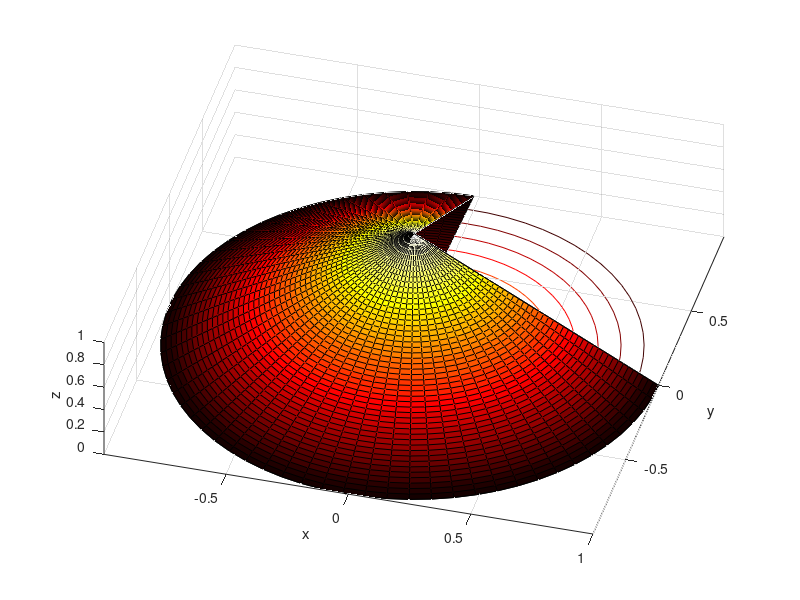

MATLAB code to generate this figure:
phi_v = linspace(0, 360, 72);
r_v = linspace(0, 1, 50);

[phi, r] = meshgrid(phi_v, r_v);

x = r .* cosd(phi);
y = r .* sind(phi);
z1 = 1 - r;
z1(x > 0 & y > 0) = NaN;

figure(1);
clf;
surf(x, y, z1);
xlabel 'x';
ylabel 'y';
zlabel 'z';
hold all;

z2 = (1 - r) / 4;
z2(x > 0 & y > 0) = NaN;
surf(x, y, z2);
colormap hot;

z3 = (1 - r);
contour(x, y, z3);

loops = 40;
M(loops) = struct('cdata',[],'colormap',[]);

for j = 1 : loops
    view(15, 30 + j);
    drawnow;
    M(j) = getframe;    
end

for i = 1:10
    movie(M);
end
